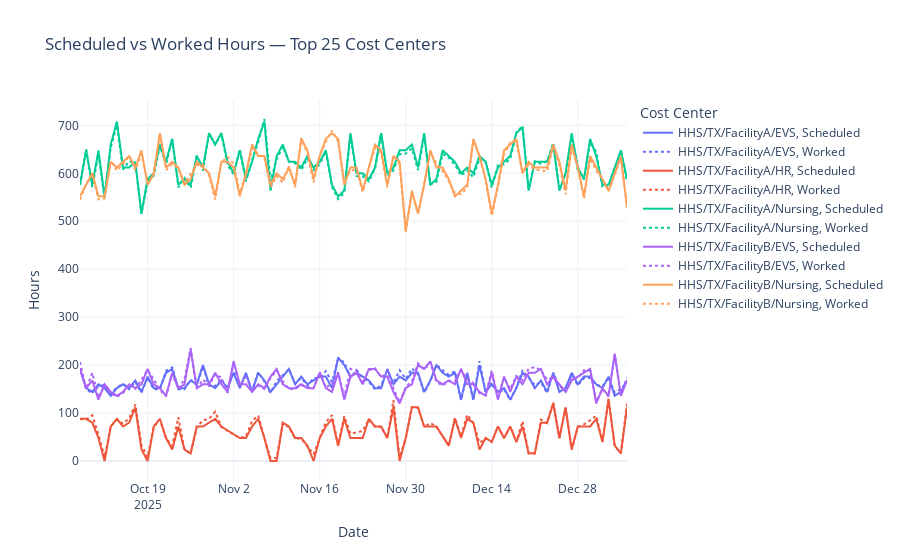

The notebook cell saved with this chart:
### Markdown cell above
## Scheduled vs Worked Trend (Top 25 Cost Centers)

Dashed = Scheduled, Solid = Worked.

### Code cell
melted = scope.melt(
    id_vars=["org_path","schedule_date"],
    value_vars=["scheduled_hours","worked_hours"],
    var_name="Metric",
    value_name="Hours"
)
melted["Metric"] = melted["Metric"].replace({
    "scheduled_hours": "Scheduled",
    "worked_hours": "Worked"
})

fig = px.line(
    melted,
    x="schedule_date",
    y="Hours",
    color="org_path",
    line_dash="Metric",
    title="Scheduled vs Worked Hours — Top 25 Cost Centers"
)

fig.update_layout(
    xaxis_title="Date",
    yaxis_title="Hours",
    hovermode="x unified",
    legend_title_text="Cost Center",
)

trend_path = VIZ_DIR / "multi_cost_center_trend.png"
fig.write_image(trend_path, scale=2)

fig.show()
trend_path
